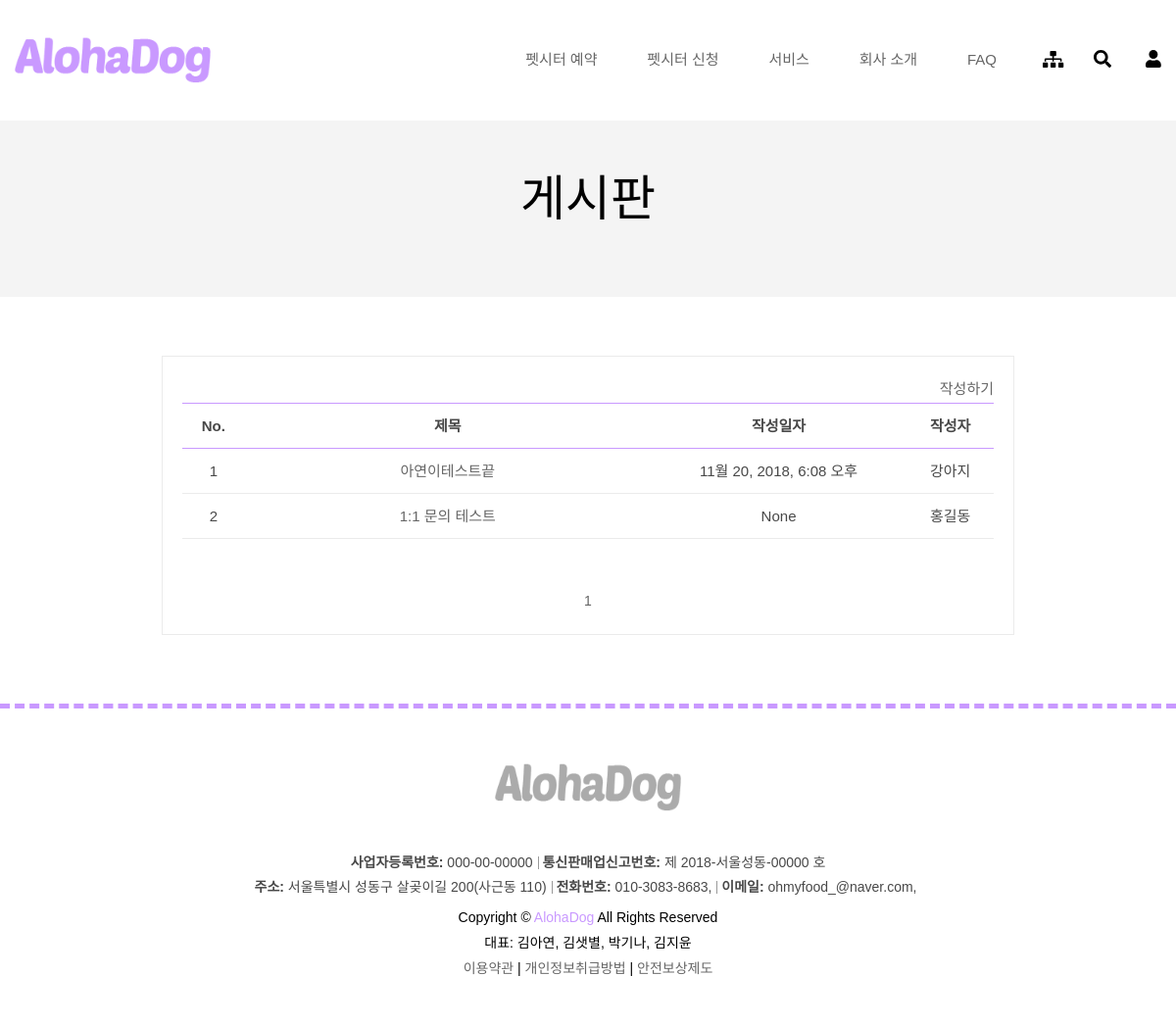
The app's page /board/qna with its own data.
### homepage/models.py (models this page shows)
class Board(models.Model):
    userprofile = models.ForeignKey('UserProfile', on_delete=models.CASCADE, verbose_name="글쓴이")
    board_type = models.CharField(max_length=10, choices=BOARD_TYPE_CHOICE, verbose_name="게시판 종류")
    title = models.CharField(max_length=100, verbose_name="게시판제목")
    contents = models.TextField(max_length=1000, verbose_name="게시판내용")
    created_date = models.DateTimeField(auto_now_add=True, verbose_name="작성일")
    attachments = models.FileField(upload_to='uploads/', verbose_name="첨부파일", null=True)
    hit = models.IntegerField(default=0, verbose_name="게시판 조회수")

class UserProfile(models.Model):
    user = models.OneToOneField(settings.AUTH_USER_MODEL, on_delete=models.CASCADE, verbose_name='유저')
    name = models.CharField(max_length=50, verbose_name='회원 이름')
    sex = models.CharField(max_length=1, choices=SEX_CHOICES, verbose_name='회원 성별', default='F')
    birth_date = models.DateField(verbose_name='회원 생일')
    phone_number = models.CharField(max_length=20, verbose_name='회원 핸드폰번호')
    email = models.EmailField(max_length=50, verbose_name='회원 이메일')
    address1 = models.CharField(max_length=50, verbose_name='회원 주소1')
    address2 = models.CharField(max_length=50, verbose_name='회원 주소2')
    profile = models.FileField(upload_to='uploads/', verbose_name='회원 사진')
    registration_datetime = models.DateTimeField(auto_now=True, verbose_name='회원가입일')
    membership_level = models.CharField(max_length=10, verbose_name='회원 등급', choices=MEMBER_SHIP_LEVEL_CHOICES,
                                        default='member')

### homepage/boards.py (the view)
# urls.py: path('board/<str:board_type>', boards.board_list, name='board_list'),
def board_list(request, board_type):
    context = dict()
    context['board_type'] = board_type
    context['articles'] = Board.objects.all().filter(board_type=board_type).order_by('-created_date')
    return render(request, 'board/board_list.html', context=context)

### templates/board/board_list.html (shortened to what this page needs)
{% extends "base.html" %}
{% load staticfiles %}
{% block extrastyle %}{% static "css/board.css" %}{% endblock %}
{% block content %}
    <div class="location-tow mb-60">
        <div class="container">
            <div class="row">
                <div class="col-12">
                    <div class="location-title">
                        <h1>게시판</h1>
                    </div>
                </div>
            </div>
        </div>
    </div>
    <div class="blog-area white-bg pt-0 pb-0 mb-70">
        <div class="container">
            <div class="row">
                <div class="col-lg-9 ml-auto mr-auto">
                    <div class="blog_area">
                        <div id="list_head" class="box2">
                            <a href="{% url 'board_write' board_type %}" id="b_new">작성하기</a>
                        </div>
                        <div id="list_article" class="box2">
                            <ul class="article">
                                <div class="table-content table-responsive">
                                    <table class="table">
                                        <thead>
                                        <tr>
                                            <th class="listTableTitle">No.</th>
                                            <th class="listTableTitle">제목</th>
                                            <th class="listTableTitle">작성일자</th>
                                            <th class="listTableTitle">작성자</th>
                                        </tr>
                                        </thead>
                                        <tbody>
                                        {% for article in articles %}
                                            <tr>
                                                <td class="listTableTitle_num">
                                                    <li class="layout_f">{{ forloop.counter }}</li>
                                                </td>
                                                <td class="listTableTitle_title" style="width:50%;">
                                                    <a href="{% url 'board_detail' board_type article.id %}">{{ article.title }}</a></td>
                                                <td class="listTableTitle_regDate"><p class="date">{{ article.created_date }}<br>
                                                </td>
                                                <td class="listTableTitle_writer">{{ article.userprofile.name }}</td>
                                            </tr>
                                        {% endfor %}
                                        </tbody>
                                    </table>
                                </div>
                            </ul>
                        </div>
                        <div id="jump" class="box3">
                            <button id="ju" name="<%= i %>" onclick="p(this)" class="w1">1</button>
                        </div>
                    </div>
                </div>
            </div>
        </div>
    </div>
{% endblock %}

### static/css/board.css (style rules this page uses)
* { user-select:none; }
.blog_area { border: 1px solid #ebebeb; padding: 20px; }
.table-content table { background: #fff none repeat scroll 0 0; text-align: center; width: 100%; margin-bottom: 0; }
thead { background-color: white; }
.table-content table th { border-top: medium none; font-size: 15px; text-transform: capitalize; padding: 10px; text-align: center; font-weight: bold; vertical-align: middle; white-space: nowrap; }
.table-content table td { padding: 10px; vertical-align: middle; font-size: 15px; }
.table-content table th { border-bottom: 1px solid #c999ff; border-top: 1px solid #c999ff; }
.table-content table td { border-bottom: 1px solid #ebebeb; }
li { list-style:none; }
#list_head { position: relative; top: 0px; width: 100%; height: 27px; margin: 0; }
#b_new { float: right; color: #666; cursor: pointer; background: white; text-align: center; font-size: 15px; border: none; }
.date { padding:0; margin:0; }
#jump { text-align: center; margin-top: 50px; }
#jump button { border: none; background: none; color: #666; cursor: pointer; }

### templates/base.html (style rules this page uses)
li { list-style: none; }

### records on screen
Board: title "아연이테스트끝", created_date "11월 20, 2018, 6:08 오후", userprofile.name "강아지"
Board: title "1:1 문의 테스트", created_date "None", userprofile.name "홍길동"
